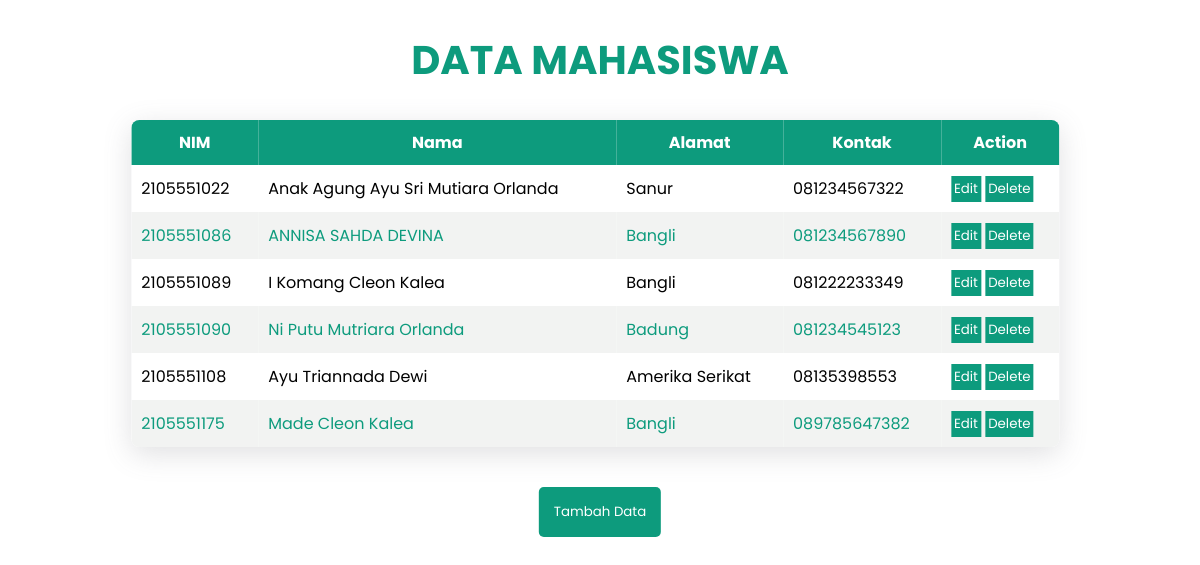
The page / on the database its author committed.
### tables this page shows
CREATE TABLE `mahasiswa` (
  `NIM` int(11) NOT NULL,
  `Namamhs` varchar(255) DEFAULT NULL,
  `Alamatmhs` varchar(255) DEFAULT NULL,
  `Kontakmhs` varchar(20) DEFAULT NULL,
  PRIMARY KEY (`NIM`)
);

### php/query.php (called while the page is built, shortened)
<?php
$host = "mysql_db";
$database = "prodi";
$username = "wahyu";
$password = "wahyu123";
$conn = mysqli_connect($host, $username, $password, $database);
function query($query){
    global $conn;
    $sql = mysqli_query($conn, "SELECT * FROM mahasiswa");
    $result = array();
    while ($data = mysqli_fetch_array($sql)){
        $result[] = $data;
    }
    return $result;
}
?>

### index.php (the view, shortened to what this page needs)
<?php
    include 'php/query.php';
    $result = query("SELECT * FROM mahasiswa");
?>
<!DOCTYPE html>
<html lang="en">
<head>
    <link rel="stylesheet" href="css/style.css">
</head>
<body>
    <div class="container">
        <div class="box-model">
            <h1>DATA MAHASISWA</h1>
            <table class="table">
                <thead>
                    <tr>
                        <th>NIM</th>
                        <th>Nama</th>
                        <th>Alamat</th>
                        <th>Kontak</th>
                        <th>Action</th>
                    </tr>
                </thead>
                <?php
                    foreach ($result as $value) {
                ?>
                <tr>
                    <td> <?php echo $value["NIM"] ?> </td>
                    <td> <?php echo $value["Namamhs"] ?> </td>
                    <td> <?php echo $value["Alamatmhs"] ?> </td>
                    <td> <?php echo $value["Kontakmhs"] ?> </td>
                    <td>
                        <a href="php/edit.php?NIM=<?php echo $value['NIM'] ?>"><button class="click button-6">Edit</button></a>
                        <a href="php/delete.php?NIM=<?php echo $value['NIM']; ?>" onclick="return confirm('Delete Data?')"><button class="click">Delete</button></a>
                    </td>
                </tr>
                <?php
                    }
                ?>
            </table>
            <div class="submit">
                <a href="php/tambah.php"><button id="submit" class="button-6"> Tambah Data</button></a>
            </div>
        </div>
    </div>
</body>
</html>

### css/style.css (style rules this page uses)
* { margin: 0px; padding: 0px; font-family: 'Poppins', sans-serif; }
.container { margin: 30px 0; margin-left: auto; margin-right: auto; padding-left: 20px; padding-right: 20px; align-items: center; }
.box-model { align-items: center; background-color: #fff; }
.table { border-collapse: collapse; border-radius: 0.5em; overflow: hidden; transform: translate(12%, 0%); width: 80%; box-shadow: rgba(100, 100, 111, 0.2) 0px 7px 29px 0px; }
.click { border: none; padding: 3px; }
.submit { position: absolute; left: 50%; transform: translate(-50%, 0%); }
h1 { color: #0d9b7d; font-size: 40px; text-align: center; margin-bottom: 30px; }
thead { color: #fff; background-color: #0d9b7d; }
th { text-align: center; padding: 10px; }
td { text-align: left; padding: 10px; }
tr:nth-child(even) { color: #0d9b7d; background-color: #f2f3f2; }
button { background-color: #0d9b7d; border: none; padding: 15px; cursor: pointer; color: #fff; }
#submit { border-radius:5px; margin-top: 40px; }

### rows shown on the page
mahasiswa: NIM "2105551022", Namamhs "Anak Agung Ayu Sri Mutiara Orlanda", Alamatmhs "Sanur", Kontakmhs "081234567322"
mahasiswa: NIM "2105551086", Namamhs "ANNISA SAHDA DEVINA", Alamatmhs "Bangli", Kontakmhs "081234567890"
mahasiswa: NIM "2105551089", Namamhs "I Komang Cleon Kalea", Alamatmhs "Bangli", Kontakmhs "081222233349"
mahasiswa: NIM "2105551090", Namamhs "Ni Putu Mutriara Orlanda", Alamatmhs "Badung", Kontakmhs "081234545123"
mahasiswa: NIM "2105551108", Namamhs "Ayu Triannada Dewi", Alamatmhs "Amerika Serikat", Kontakmhs "08135398553"
mahasiswa: NIM "2105551175", Namamhs "Made Cleon Kalea", Alamatmhs "Bangli", Kontakmhs "089785647382"
